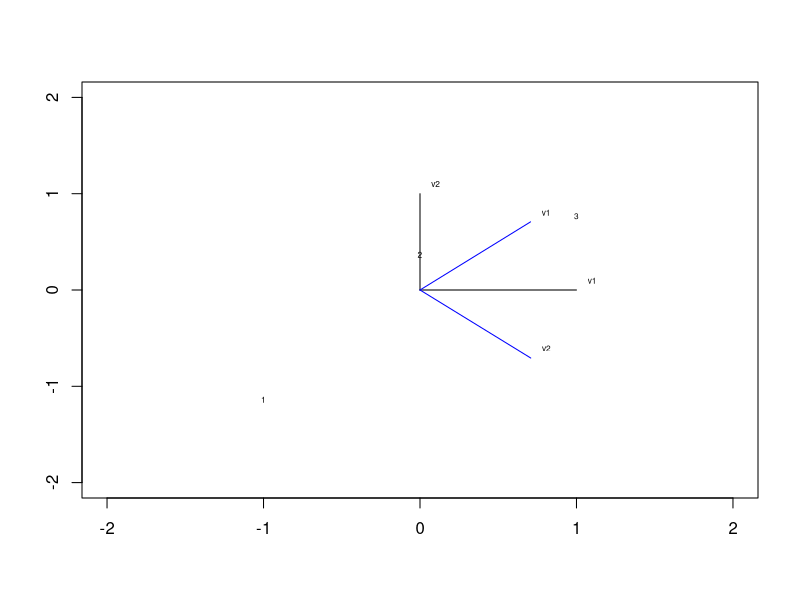
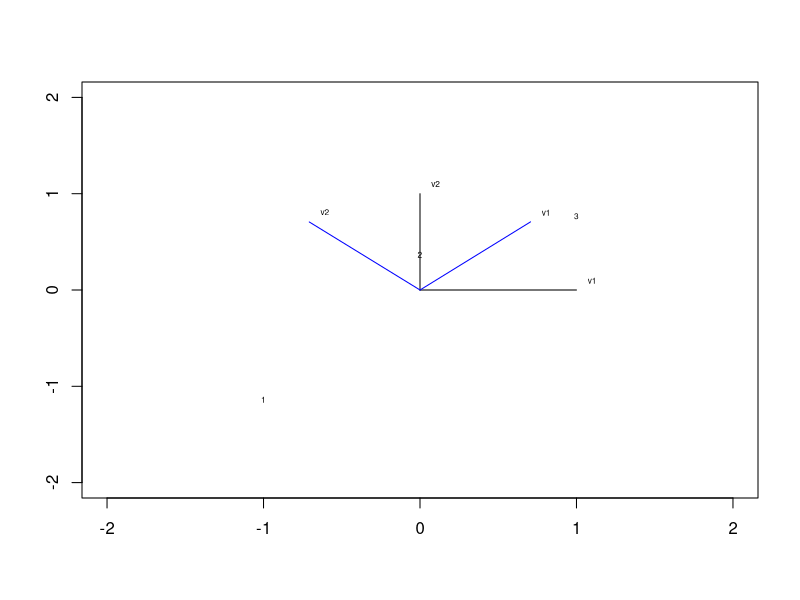
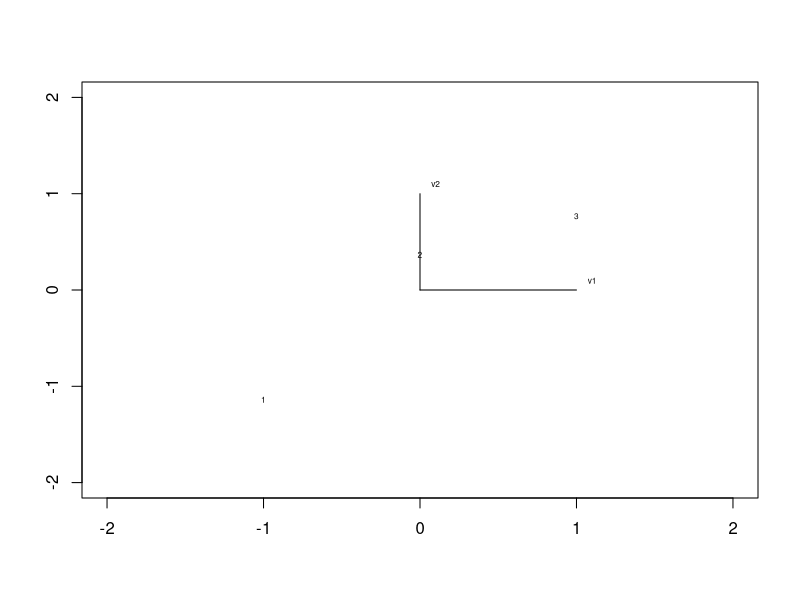
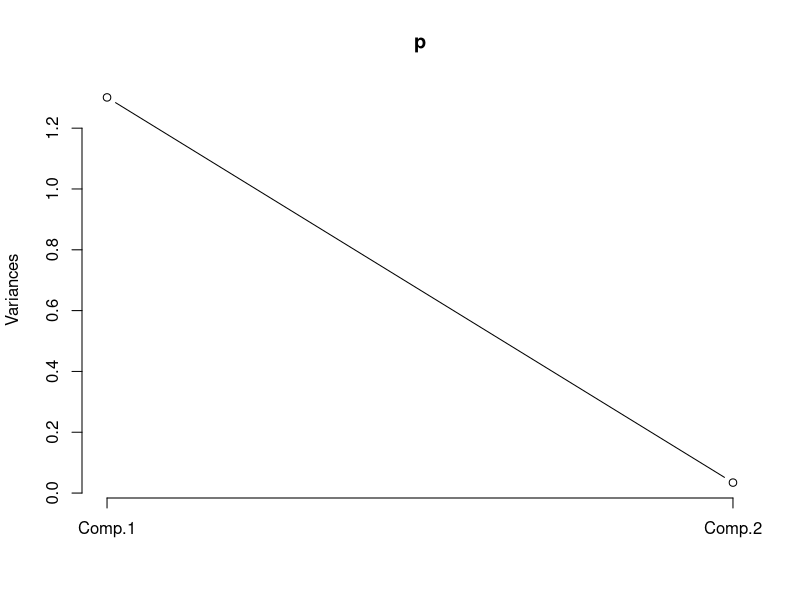
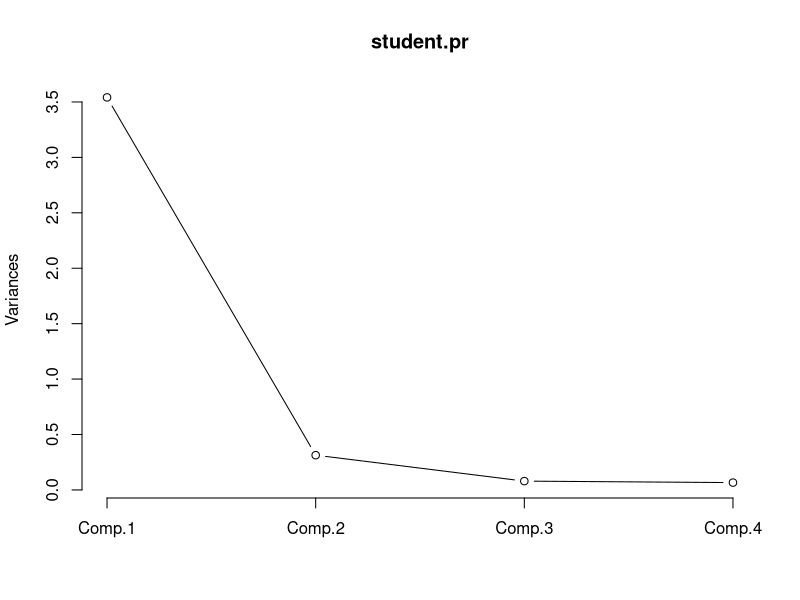
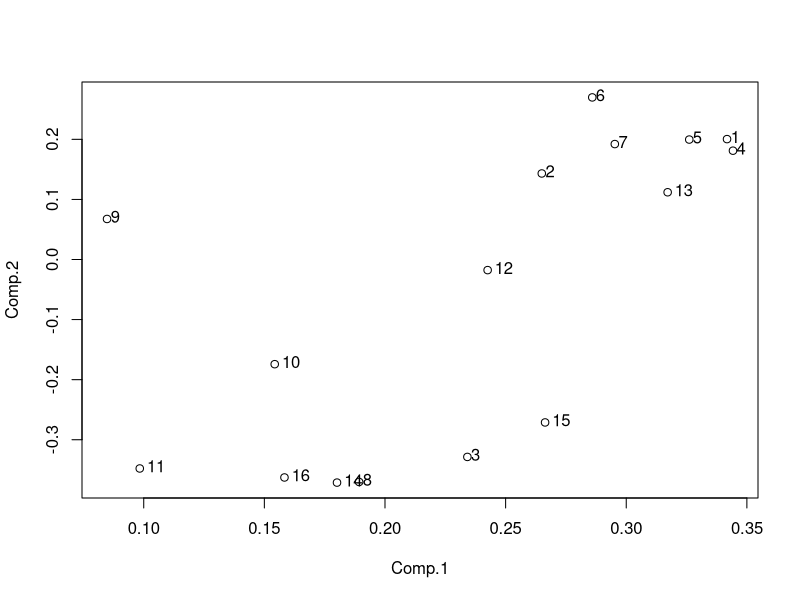
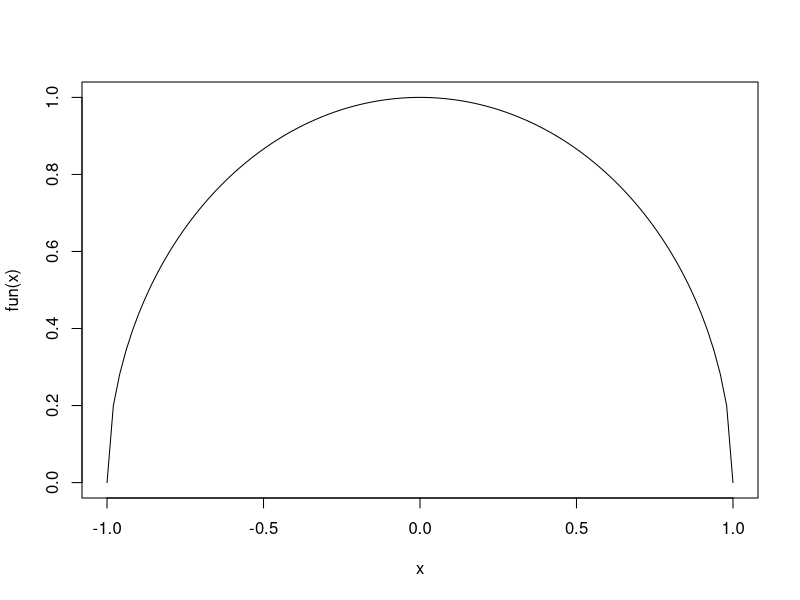
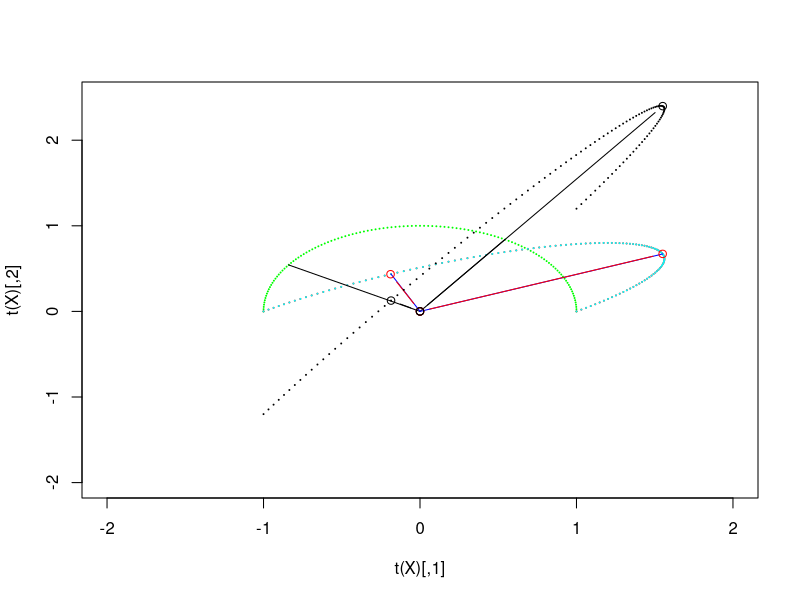

These charts were generated, in order, by the following R code: (Note: this script raises an error after producing the figures.)
initPlot <- function(xlim, ylim){
  plot(NULL, xlim=xlim, ylim=ylim, cex=0.5, xlab='', ylab='')
}

drawLine <- function(v, col='black'){
  v1 <- rbind(c(0,0), v[,1])
  v2 <- rbind(c(0,0), v[,2])  
  lines(v1, col=col, pch='1')
  lines(v2, col=col, pch='2')
  text(t(v)+0.1, labels=paste('v', 1:ncol(v), sep=''), cex=0.5)
}

drawPoint <- function(p, col='black', showNum=TRUE){
  pch = 20;
  if (showNum) pch=as.character(1:nrow(p)) 
  points(p, cex=0.5, pch=pch, col=col)
}

#######################################################
#理解PCA, 分析PCA的计算过程
#######################################################
x <- matrix(c(1, 0.8, 2, 2.3, 3, 2.7 ), ncol=2, byrow=TRUE)
x1 <- scale(x, center=TRUE, scale=FALSE);x1
t(x1)%*%x1/(nrow(x)-1); var(x);cor(x)

#需要对x做一个转换(正交变换), 使得其方差在某个方向最大，其他方向依次递减
#1.用svd的方法
#show original point
initPlot(xlim=c(-2, 2), ylim=c(-2, 2))
drawPoint(x1)
drawLine(matrix(c(1,0,0,1), nrow=2))

s <- svd(x1)
x2 <- x1%*%s$v   #相当于把矩阵中的每个行向量都影射到了以v为基新的空间里面，x2就是在新坐标里面点的坐标
drawLine(s$v, col='blue')  #从图上可以看出在新坐标下，v1方向方差最大
#drawPoint(x2, col='blue')  
s$d  #从图或者还是奇异值大小，我们可以忽略v2方向的value，这样只保留v1方向
x1%*%s$v[,1]   #这就是将一个二维数据变成了一维数据

t(x1)%*%x1;
round(t(x2)%*%x2); #现在方差等于奇异值的平方（即特征值）

#2. 用特征值
initPlot(xlim=c(-2, 2), ylim=c(-2, 2))
drawPoint(x1)
drawLine(matrix(c(1,0,0,1), nrow=2))

e <- eigen(t(x1)%*%x1)
x2 <- x1%*%e$vectors   
drawLine(e$vectors, col='blue')  
e$values 
x1%*%e$vectors[,1]   

t(x1)%*%x1;
round(t(x2)%*%x2);

#2. 用主成分分析PCA
initPlot(xlim=c(-2, 2), ylim=c(-2, 2))
drawPoint(x1)
drawLine(matrix(c(1,0,0,1), nrow=2))

p <- princomp(x1)
summary(p, loadings=TRUE)
predict(p)            #得到在新的基下的坐标
screeplot(p,type="lines")

#主成分分析
student<-data.frame(
  X1=c(148, 139, 160, 149, 159, 142, 153, 150, 151, 139,
       140, 161, 158, 140, 137, 152, 149, 145, 160, 156,
       151, 147, 157, 147, 157, 151, 144, 141, 139, 148),
  X2=c(41, 34, 49, 36, 45, 31, 43, 43, 42, 31,
       29, 47, 49, 33, 31, 35, 47, 35, 47, 44,
       42, 38, 39, 30, 48, 36, 36, 30, 32, 38),
  X3=c(72, 71, 77, 67, 80, 66, 76, 77, 77, 68,
       64, 78, 78, 67, 66, 73, 82, 70, 74, 78,
       73, 73, 68, 65, 80, 74, 68, 67, 68, 70),
  X4=c(78, 76, 86, 79, 86, 76, 83, 79, 80, 74,
       74, 84, 83, 77, 73, 79, 79, 77, 87, 85,
       82, 78, 80, 75, 88, 80, 76, 76, 73, 78)
)
student.pr <- princomp(student, cor = TRUE)
pca <- summary(student.pr, loadings=TRUE);pca

#比较特征值和pca中的内容
c <- cor(student)
v <- eigen(c)$vectors;v
l <- eigen(c)$values;l
cor(student)
i<-1;t(c%*%v[,i]);l[i]*v[,i]
i<-2;t(c%*%v[,i]);l[i]*v[,i]
i<-3;t(c%*%v[,i]);l[i]*v[,i]
i<-4;t(c%*%v[,i]);l[i]*v[,i]
c%*%v;v%*%diag(l)
v%*%diag(l)%*%solve(v);c
(scale(as.matrix(student))%*%v)[1:10,]
predict(student.pr)
screeplot(student.pr,type="lines")

student.pr <- princomp(student, cor = FALSE)
summary(student.pr, loadings=TRUE)

#主成分分析：变量分类
#主成分分析：主成分回归
x<-c(1.00,
     0.79, 1.00,
     0.36, 0.31, 1.00,
     0.96, 0.74, 0.38, 1.00,
     0.89, 0.58, 0.31, 0.90, 1.00,
     0.79, 0.58, 0.30, 0.78, 0.79, 1.00,
     0.76, 0.55, 0.35, 0.75, 0.74, 0.73, 1.00,
     0.26, 0.19, 0.58, 0.25, 0.25, 0.18, 0.24, 1.00,
     0.21, 0.07, 0.28, 0.20, 0.18, 0.18, 0.29,-0.04, 1.00,
     0.26, 0.16, 0.33, 0.22, 0.23, 0.23, 0.25, 0.49,-0.34, 1.00,
     0.07, 0.21, 0.38, 0.08,-0.02, 0.00, 0.10, 0.44,-0.16, 0.23, 1.00,
     0.52, 0.41, 0.35, 0.53, 0.48, 0.38, 0.44, 0.30,-0.05, 0.50, 0.24, 1.00,
     0.77, 0.47, 0.41, 0.79, 0.79, 0.69, 0.67, 0.32, 0.23, 0.31, 0.10, 0.62, 1.00,
     0.25, 0.17, 0.64, 0.27, 0.27, 0.14, 0.16, 0.51, 0.21, 0.15, 0.31, 0.17, 0.26, 1.00,
     0.51, 0.35, 0.58, 0.57, 0.51, 0.26, 0.38, 0.51, 0.15, 0.29, 0.28, 0.41, 0.50, 0.63, 1.00,
     0.21, 0.16, 0.51, 0.26, 0.23, 0.00, 0.12, 0.38, 0.18, 0.14, 0.31, 0.18, 0.24, 0.50, 0.65, 1.00)  
names<-c("X1", "X2", "X3", "X4", "X5", "X6", "X7", "X8", "X9",
         "X10", "X11", "X12", "X13", "X14", "X15", "X16")
R<-matrix(0, nrow=16, ncol=16, dimnames=list(names, names))
for (i in 1:16){
  for (j in 1:i){
    R[i,j]<-x[(i-1)*i/2+j]; R[j,i]<-R[i,j]
  }
}
pr<-princomp(covmat=R); load<-loadings(pr)
plot(load[,1:2]); text(load[,1], load[,2], adj=c(-0.4, 0.3))

# x <- rbind(matrix(rnorm(100, sd = 0.3), ncol = 2),
#            matrix(rnorm(100, mean = 1, sd = 0.3), ncol = 2))
# colnames(x) <- c("x", "y")
# (cl <- kmeans(x, 2))
# plot(x, col = cl$cluster)
# points(cl$centers, col = 1:2, pch = 8, cex = 2)

#Understand SVD
fun <- function(x){
  sqrt(1-x^2)
}
curve(fun, -1, 1, 100)

angle <- c(seq(0, pi, by=pi/120))
X <- apply(t(angle), 2, function(x) c(cos(x), sin(x)))
plot(t(X), col='Green', pch=20, xlim=c(-2,2), ylim=c(-2,2.5), cex=0.1)
A <- matrix(c(1, 0, 1.2, 0.8), ncol=2)
T <- A%*%X
points(t(T), col='Red', pch=20, cex=0.1)


#画矩阵A的奇异值以及v
s <- svd(A)
s$u%*%diag(s$d)%*%t(s$v)
T1 <- s$u%*%diag(s$d)%*%t(s$v)%*%X
points(t(T1), col='CYAN', pch=20, cex=0.1)
A%*%s$v%*%solve(diag(s$d)) - s$u

v1 <- rbind(c(0,0), s$v[,1])
v2 <- rbind(c(0,0), s$v[,2])
lines(v1)
lines(v2)
#the distance of all points
dis<-apply(T, 2, function(x) c(x[1], x[2], sqrt(x[1]^2+x[2]^2)))
summary(dis[3,])
s$d;
maxp <- dis[, which.max(dis[3,])][1:2];maxp
minp <- dis[, which.min(dis[3,])][1:2];minp
maxv <- rbind(c(0,0), maxp)
minv <- rbind(c(0,0), minp)
A%*%s$v
lines(maxv, col='Blue')
lines(minv, col='Blue')

#画矩阵AV的向量
v <- A%*%s$v
v1 <- rbind(c(0,0), v[,1])
v2 <- rbind(c(0,0), v[,2])
lines(v1, col='Red', type='b')
lines(v2, col='Red', type='b')

#画矩阵t(A)%*%A的特征向量和特征值
T2 <- t(A)%*%A%*%X
points(t(T2), col='Black', pch=20, cex=0.1)
dis<-apply(T2, 2, function(x) c(x[1], x[2], sqrt(x[1]^2+x[2]^2)))
summary(dis[3,])
e <- eigen(t(A)%*%A);e
maxp <- dis[, which.max(dis[3,])][1:2];maxp
minp <- dis[, which.min(dis[3,])][1:2];minp
maxv <- rbind(c(0,0), maxp)
minv <- rbind(c(0,0), minp)
lines(maxv, col='Black', type='b')
lines(minv, col='Black', type='b')
e$vectors%*%diag(e$values)
data.frame(maxp, minp)

#PCA
angle <- c(seq(0, 2*pi, by=pi/120))
X <- t(apply(t(angle), 2, function(x) c(cos(x), sin(x))))
plot(X, col='Green', pch=20, xlim=c(-2,3), ylim=c(-1,3), cex=0.1)
A <- matrix(c(1, 0, 1.2, 0.8), ncol=2)
X1 <- sweep(t(A%*%t(X)), 2, c(-1,-2))
plot(X1, col='Green', pch=20, xlim=c(-2,3), ylim=c(-1,3), cex=0.1)

X2 <- scale(X1, center = TRUE, scale = FALSE)
points(X2, col='blue', pch=20, cex=0.1)
s <- svd(X2);s
s$u%*%diag(s$d)%*%t(s$v)
X3 <- s$u%*%diag(s$d)%*%t(s$v)
points(X3, col='Red', pch=20, cex=0.1)

v1 <- rbind(c(0,0), s$v[,1])
v2 <- rbind(c(0,0), s$v[,2])
lines(v1, col='Red', lty=2)
lines(v2, col='Red', lty=2)

#用特征矩阵做正交变换
X4 <- t(s$v)%*%t(X2)
points(t(X4), col='Blue', pch=20, cex=0.1)
abline(h=0, col='Blue', lty=2)
abline(v=0, col='Blue', lty=2)

#用mahalanobis
X5 <- solve(diag(s$d))%*%t(s$v)%*%t(X2)
points(t(X5), col='Blue', pch=20, cex=0.1)

dis<-apply(X5, 2, function(x) c(x[1], x[2], sqrt(x[1]^2+x[2]^2)))
summary(dis[3,])



#特征值与特征向量
eigen(cbind(c(1,-1), c(-1,1)))
eigen(cbind(c(1,-1), c(-1,1)), symmetric = FALSE)
eigen(cbind(1, c(1,-1)), only.values = TRUE)
eigen(cbind( 1, 3:1, 1:3))
A <- t(array(c(1:5, c(8, 6, 10, 9)), dim=c(3,3)))
Sm <- crossprod(A, A)
ev <- eigen(Sm); ev
Sm%*%ev$vectors;ev$vectors%*%diag(ev$values)

#奇异值分解
A <- t(array(c(1:5, c(8, 6, 10, 9)), dim=c(3,3)))
svdA <- svd(A); svdA
attach(svdA)
u %*% diag(d) %*% t(v);A
detach(svdA)

#最小拟合与QR分解
x<-c(0.0, 0.2, 0.4, 0.6, 0.8)
y<-c(0.9, 1.9, 2.8, 3.3, 4.2)
lsfit.sol <- lsfit(x, y);lsfit.sol
d <- cbind(x, y)
lm(y~x,date=d)

#QR分解
X<-matrix(c(rep(1,5), x), ncol=2)
Xplus <- qr(X); Xplus